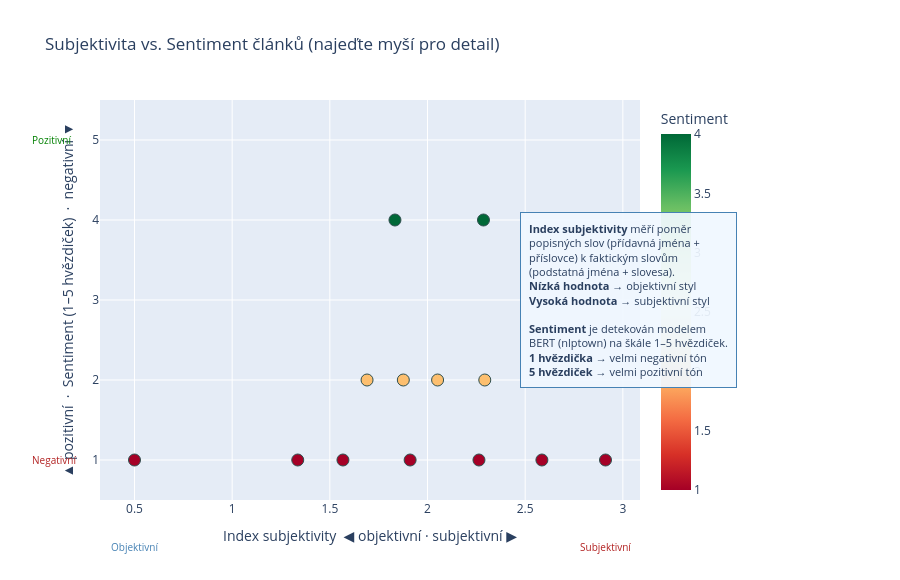

The cell this chart's notebook holds for it:
### Code cell
import plotly.express as px
import plotly.graph_objects as go
import pandas as pd

if 'articles_df' in locals() and 'subjectivity_index' in articles_df.columns and 'sentiment_label' in articles_df.columns:

    # Convert sentiment label ("1 star" … "5 stars") to a numeric 1–5 score
    def label_to_numeric(label):
        try:
            return int(str(label).split()[0])
        except (ValueError, IndexError):
            return None

    plot_df = articles_df.copy()
    plot_df['sentiment_numeric'] = plot_df['sentiment_label'].apply(label_to_numeric)

    # Use best available subjectivity score
    subjectivity_col = 'refined_bias_corpus_score' if 'refined_bias_corpus_score' in plot_df.columns else \
                       'refined_bias_score'         if 'refined_bias_score'         in plot_df.columns else \
                       'subjectivity_index'

    # Build hover text
    if 'top_keywords' in plot_df.columns:
        plot_df['hover_keywords'] = plot_df['top_keywords']
    else:
        plot_df['hover_keywords'] = ''

    plot_df = plot_df.dropna(subset=[subjectivity_col, 'sentiment_numeric'])

    x_min = plot_df[subjectivity_col].min()
    x_max = plot_df[subjectivity_col].max()

    fig = px.scatter(
        plot_df,
        x=subjectivity_col,
        y='sentiment_numeric',
        hover_name='title',
        hover_data={'hover_keywords': True, subjectivity_col: ':.3f', 'sentiment_numeric': True},
        color='sentiment_numeric',
        color_continuous_scale='RdYlGn',
        size_max=14,
        labels={
            subjectivity_col: 'Index subjektivity',
            'sentiment_numeric': 'Sentiment (1 = neg., 5 = poz.)',
            'hover_keywords': 'Klíčová slova',
        },
        title='Subjektivita vs. Sentiment článků (najeďte myší pro detail)',
    )

    fig.update_traces(
        marker=dict(size=12, line=dict(width=1, color='DarkSlateGrey')),
        selector=dict(mode='markers'),
    )

    subjectivity_explanation = (
        "<b>Index subjektivity</b> měří poměr<br>"
        "popisných slov (přídavná jména +<br>"
        "příslovce) k faktickým slovům<br>"
        "(podstatná jména + slovesa).<br>"
        "<b>Nízká hodnota</b> → objektivní styl<br>"
        "<b>Vysoká hodnota</b> → subjektivní styl<br>"
        "<br>"
        "<b>Sentiment</b> je detekován modelem<br>"
        "BERT (nlptown) na škále 1–5 hvězdiček.<br>"
        "<b>1 hvězdička</b> → velmi negativní tón<br>"
        "<b>5 hvězdiček</b> → velmi pozitivní tón"
    )

    fig.update_layout(
        xaxis_title='Index subjektivity  ◀ objektivní · subjektivní ▶',
        yaxis_title='▲ pozitivní  ·  Sentiment (1–5 hvězdiček)  ·  negativní ▼',
        yaxis=dict(tickmode='linear', tick0=1, dtick=1, range=[0.5, 5.5]),
        coloraxis_colorbar=dict(title='Sentiment'),
        hovermode='closest',
        height=580,
        annotations=[
            # Explanation box
            dict(
                text=subjectivity_explanation,
                xref='paper', yref='paper',
                x=1.18, y=0.5,
                showarrow=False,
                align='left',
                bgcolor='rgba(240,248,255,0.92)',
                bordercolor='steelblue',
                borderwidth=1,
                borderpad=8,
                font=dict(size=11),
            ),
            # X-axis low label
            dict(
                text='Objektivní',
                xref='x', yref='paper',
                x=x_min, y=-0.14,
                showarrow=False,
                font=dict(size=10, color='steelblue'),
                align='center',
            ),
            # X-axis high label
            dict(
                text='Subjektivní',
                xref='x', yref='paper',
                x=x_max, y=-0.14,
                showarrow=False,
                font=dict(size=10, color='firebrick'),
                align='center',
            ),
            # Y-axis low label (1 = negative)
            dict(
                text='Negativní',
                xref='paper', yref='y',
                x=-0.13, y=1,
                showarrow=False,
                font=dict(size=10, color='firebrick'),
                align='center',
            ),
            # Y-axis high label (5 = positive)
            dict(
                text='Pozitivní',
                xref='paper', yref='y',
                x=-0.13, y=5,
                showarrow=False,
                font=dict(size=10, color='green'),
                align='center',
            ),
        ],
        margin=dict(b=80, l=100, r=260),
    )

    fig.show()
else:
    print("Chybí potřebné sloupce (subjectivity_index, sentiment_label). Spusťte nejprve buňky 28 a 30.")

### Figure 1 — Plotly figure (JSON) as saved in the notebook; plotly's stock layout.template omitted (floating-point values rounded to 4 significant figures)
{"data": [{"customdata": [["spolubydlení, bydlení, fohler, tisíc, pavel"], ["antibiotika, bezdíčková, lékařka, penicilin, dovolenou"], ["posudek, muž, vyšetřování, rodinného, tichý"], ["jazyk, český, slova, učí, čeština"], ["nyní, babiš, eu, okno, le"], ["onemocnění, procent, proti, trendem, riziko"], ["dluhopisů, splatnosti, dluhopis, výnos, míní"], ["tendru, dopravce, vlaky, zadavatel, borecký"], ["samozřejmě, dotace, protože, zákon, byly"], ["vykázat, nesmí, jednacího, návrhu, práci"], ["ztráta, vašeho, rozhovoru, mohl, říká"], ["hluk, řešení, město, řsd, měření"], ["sjezdu, brně, novotného, akce, vůči"]], "hovertemplate": "<b>%{hovertext}</b><br><br>Index subjektivity=%{x:.3f}<br>Sentiment (1 = neg., 5 = poz.)=%{marker.color}<br>Klíčová slova=%{customdata[0]}<extra></extra>", "hovertext": ["Berou sto tisíc, je jim přes 30 a žijí ve spolubydlení. Bude jich víc", "Kdy jsou opravdu potřeba antibiotika a jak přesně působí", "„Prsty ukazuje šest.“ Policie natočila, jak primář zařizuje posudky za peníze", "Češtinu kazí především politici a média, kritizují čtenáři", "Jeden z Babišovy party padl, druhý přichází. Česko musí využít příležitost", "Proočkovanost proti covidu se dramaticky propadla. Senioři jsou v ohrožení", "Schillerové protiinflační dluhopisy se vrací", "Železniční megatendr vrcholí. Vyhrát může jediný dopravce, tvrdí kritici", "Měli bychom změnit zákon, aby na dotace měl nárok i Andrej Babiš, říká poslankyně SPD", "Střízlivá Sněmovna. Je tu návrh, aby poslanci nesměli v době jednání pít", "Historika překvapila krádež lebky, prodat se podle něj nedá", "„Extrémně nepříjemný hluk.“ Hlasité rány z D1 utichnou", "Expert o sudetoněmeckém sjezdu: Macinka jde na hranu, ale vlastně má pravdu"], "legendgroup": "", "marker": {"color": [2, 4, 1, 2, 1, 1, 1, 4, 1, 1, 1, 2, 2], "coloraxis": "coloraxis", "line": {"color": "DarkSlateGrey", "width": 1}, "size": 12, "symbol": "circle"}, "mode": "markers", "name": "", "orientation": "v", "showlegend": false, "type": "scatter", "x": [1.69, 1.833, 1.336, 2.052, 2.911, 2.586, 2.263, 2.287, 1.911, 1.567, 0.5, 1.876, 2.293], "xaxis": "x", "y": [2, 4, 1, 2, 1, 1, 1, 4, 1, 1, 1, 2, 2], "yaxis": "y"}], "layout": {"annotations": [{"align": "left", "bgcolor": "rgba(240,248,255,0.92)", "bordercolor": "steelblue", "borderpad": 8, "borderwidth": 1, "font": {"size": 11}, "showarrow": false, "text": "<b>Index subjektivity</b> měří poměr<br>popisných slov (přídavná jména +<br>příslovce) k faktickým slovům<br>(podstatná jména + slovesa).<br><b>Nízká hodnota</b> → objektivní styl<br><b>Vysoká hodnota</b> → subjektivní styl<br><br><b>Sentiment</b> je detekován modelem<br>BERT (nlptown) na škále 1–5 hvězdiček.<br><b>1 hvězdička</b> → velmi negativní tón<br><b>5 hvězdiček</b> → velmi pozitivní tón", "x": 1.18, "xref": "paper", "y": 0.5, "yref": "paper"}, {"align": "center", "font": {"color": "steelblue", "size": 10}, "showarrow": false, "text": "Objektivní", "x": 0.5, "xref": "x", "y": -0.14, "yref": "paper"}, {"align": "center", "font": {"color": "firebrick", "size": 10}, "showarrow": false, "text": "Subjektivní", "x": 2.911, "xref": "x", "y": -0.14, "yref": "paper"}, {"align": "center", "font": {"color": "firebrick", "size": 10}, "showarrow": false, "text": "Negativní", "x": -0.13, "xref": "paper", "y": 1, "yref": "y"}, {"align": "center", "font": {"color": "green", "size": 10}, "showarrow": false, "text": "Pozitivní", "x": -0.13, "xref": "paper", "y": 5, "yref": "y"}], "coloraxis": {"colorbar": {"title": {"text": "Sentiment"}}, "colorscale": [[0, "rgb(165,0,38)"], [0.1, "rgb(215,48,39)"], [0.2, "rgb(244,109,67)"], [0.3, "rgb(253,174,97)"], [0.4, "rgb(254,224,139)"], [0.5, "rgb(255,255,191)"], [0.6, "rgb(217,239,139)"], [0.7, "rgb(166,217,106)"], [0.8, "rgb(102,189,99)"], [0.9, "rgb(26,152,80)"], [1, "rgb(0,104,55)"]]}, "height": 580, "hovermode": "closest", "legend": {"tracegroupgap": 0}, "margin": {"b": 80, "l": 100, "r": 260}, "title": {"text": "Subjektivita vs. Sentiment článků (najeďte myší pro detail)"}, "xaxis": {"anchor": "y", "domain": [0, 1], "title": {"text": "Index subjektivity  ◀ objektivní · subjektivní ▶"}}, "yaxis": {"anchor": "x", "domain": [0, 1], "dtick": 1, "range": [0.5, 5.5], "tick0": 1, "tickmode": "linear", "title": {"text": "▲ pozitivní  ·  Sentiment (1–5 hvězdiček)  ·  negativní ▼"}}}}
